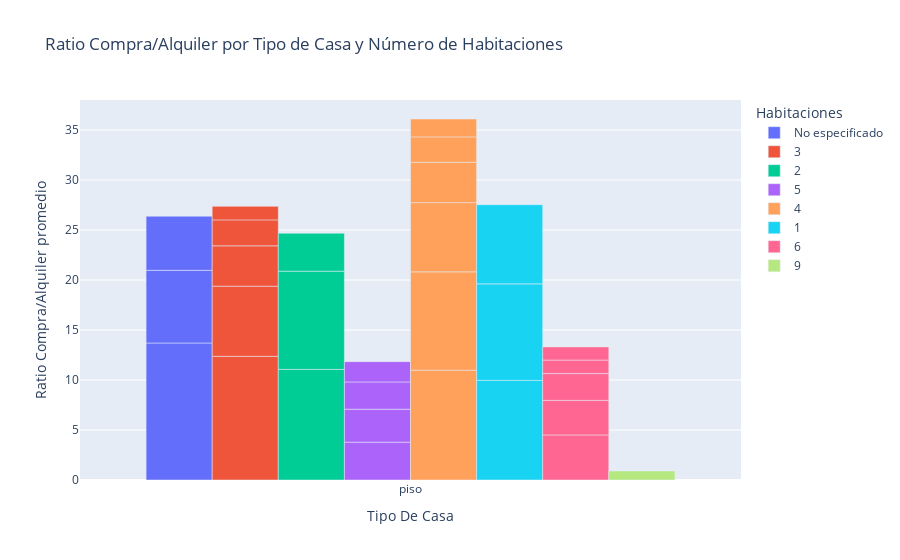

The code cell stored with this chart in its notebook:
### Code cell
import plotly.express as px

# Crear un gráfico de barras para mostrar el Ratio Compra/Alquiler por Tipo de Casa y Habitaciones
fig1 = px.bar(
    segmentacion,
    x='Tipo De Casa',
    y='Ratio Compra/Alquiler',
    color='Habitaciones',  
    title="Ratio Compra/Alquiler por Tipo de Casa y Número de Habitaciones",
    labels={'Ratio Compra/Alquiler': 'Ratio Compra/Alquiler promedio'},
    barmode='group'
)

fig1.show()

### Figure 1 — Plotly figure (JSON) as saved in the notebook; plotly's stock layout.template omitted (floating-point values rounded to 4 significant figures)
{"data": [{"alignmentgroup": "True", "hovertemplate": "Habitaciones=No especificado<br>Tipo De Casa=%{x}<br>Ratio Compra/Alquiler promedio=%{y}<extra></extra>", "legendgroup": "No especificado", "marker": {"color": "#636efa", "pattern": {"shape": ""}}, "name": "No especificado", "offsetgroup": "No especificado", "orientation": "v", "showlegend": true, "textposition": "auto", "type": "bar", "x": ["piso", "piso", "piso", "piso"], "xaxis": "x", "y": [null, 13.7, 7.269, 5.409], "yaxis": "y"}, {"alignmentgroup": "True", "hovertemplate": "Habitaciones=3<br>Tipo De Casa=%{x}<br>Ratio Compra/Alquiler promedio=%{y}<extra></extra>", "legendgroup": "3", "marker": {"color": "#EF553B", "pattern": {"shape": ""}}, "name": "3", "offsetgroup": "3", "orientation": "v", "showlegend": true, "textposition": "auto", "type": "bar", "x": ["piso", "piso", "piso", "piso", "piso", "piso"], "xaxis": "x", "y": [null, 12.37, 7.014, 4.036, 2.593, 1.352], "yaxis": "y"}, {"alignmentgroup": "True", "hovertemplate": "Habitaciones=2<br>Tipo De Casa=%{x}<br>Ratio Compra/Alquiler promedio=%{y}<extra></extra>", "legendgroup": "2", "marker": {"color": "#00cc96", "pattern": {"shape": ""}}, "name": "2", "offsetgroup": "2", "orientation": "v", "showlegend": true, "textposition": "auto", "type": "bar", "x": ["piso", "piso", "piso", "piso"], "xaxis": "x", "y": [null, 11.06, 9.82, 3.791], "yaxis": "y"}, {"alignmentgroup": "True", "hovertemplate": "Habitaciones=5<br>Tipo De Casa=%{x}<br>Ratio Compra/Alquiler promedio=%{y}<extra></extra>", "legendgroup": "5", "marker": {"color": "#ab63fa", "pattern": {"shape": ""}}, "name": "5", "offsetgroup": "5", "orientation": "v", "showlegend": true, "textposition": "auto", "type": "bar", "x": ["piso", "piso", "piso", "piso", "piso"], "xaxis": "x", "y": [null, 3.784, 3.294, 2.731, 2.025], "yaxis": "y"}, {"alignmentgroup": "True", "hovertemplate": "Habitaciones=4<br>Tipo De Casa=%{x}<br>Ratio Compra/Alquiler promedio=%{y}<extra></extra>", "legendgroup": "4", "marker": {"color": "#FFA15A", "pattern": {"shape": ""}}, "name": "4", "offsetgroup": "4", "orientation": "v", "showlegend": true, "textposition": "auto", "type": "bar", "x": ["piso", "piso", "piso", "piso", "piso", "piso"], "xaxis": "x", "y": [10.98, 9.834, 6.919, 4.037, 2.541, 1.788], "yaxis": "y"}, {"alignmentgroup": "True", "hovertemplate": "Habitaciones=1<br>Tipo De Casa=%{x}<br>Ratio Compra/Alquiler promedio=%{y}<extra></extra>", "legendgroup": "1", "marker": {"color": "#19d3f3", "pattern": {"shape": ""}}, "name": "1", "offsetgroup": "1", "orientation": "v", "showlegend": true, "textposition": "auto", "type": "bar", "x": ["piso", "piso", "piso"], "xaxis": "x", "y": [9.961, 9.654, 7.912], "yaxis": "y"}, {"alignmentgroup": "True", "hovertemplate": "Habitaciones=6<br>Tipo De Casa=%{x}<br>Ratio Compra/Alquiler promedio=%{y}<extra></extra>", "legendgroup": "6", "marker": {"color": "#FF6692", "pattern": {"shape": ""}}, "name": "6", "offsetgroup": "6", "orientation": "v", "showlegend": true, "textposition": "auto", "type": "bar", "x": ["piso", "piso", "piso", "piso", "piso"], "xaxis": "x", "y": [4.507, 3.457, 2.678, 1.352, 1.317], "yaxis": "y"}, {"alignmentgroup": "True", "hovertemplate": "Habitaciones=9<br>Tipo De Casa=%{x}<br>Ratio Compra/Alquiler promedio=%{y}<extra></extra>", "legendgroup": "9", "marker": {"color": "#B6E880", "pattern": {"shape": ""}}, "name": "9", "offsetgroup": "9", "orientation": "v", "showlegend": true, "textposition": "auto", "type": "bar", "x": ["piso"], "xaxis": "x", "y": [0.9014], "yaxis": "y"}], "layout": {"barmode": "group", "legend": {"title": {"text": "Habitaciones"}, "tracegroupgap": 0}, "title": {"text": "Ratio Compra/Alquiler por Tipo de Casa y Número de Habitaciones"}, "xaxis": {"anchor": "y", "domain": [0, 1], "title": {"text": "Tipo De Casa"}}, "yaxis": {"anchor": "x", "domain": [0, 1], "title": {"text": "Ratio Compra/Alquiler promedio"}}}}
